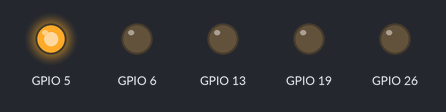
Bench run of a program on a simulated Raspberry Pi (BCM pin numbers). On the bench: output pins drawn as LEDs (lit = HIGH). At 6.3 s the program stops and its outputs stay as they are.

Above: at 0.12 s.
At 0.62 s:
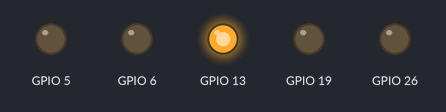
At 0.87 s:
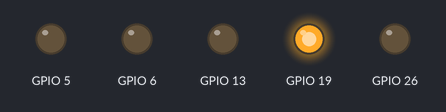
At 1.62 s:
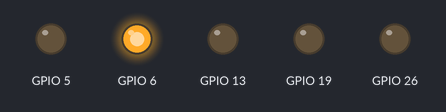
At 2.37 s:
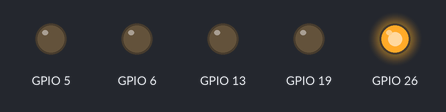
Timing chart, 0 to 3.0 s (numbered marks = the images above):
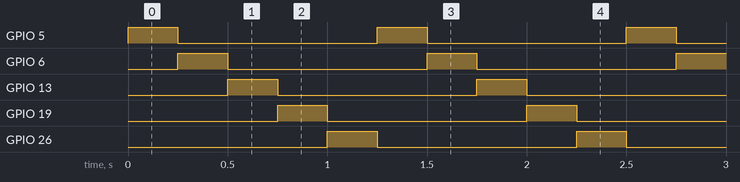

Measured:
- by itself, GPIO 5, GPIO 6, GPIO 13: alternates HIGH for 0.25 s and LOW for 1.0 s, 10 changes in all, then stays LOW
- by itself, GPIO 19, GPIO 26: alternates HIGH for 0.25 s and LOW for 1.0 s

The program:

leds.py
```python
import RPi.GPIO as GPIO
import time

GPIO.setmode(GPIO.BCM)

GPIO.setup(5, GPIO.OUT)
GPIO.setup(6, GPIO.OUT)
GPIO.setup(13, GPIO.OUT)
GPIO.setup(19, GPIO.OUT)
GPIO.setup(26, GPIO.OUT)

x = 0.25
times = 5
turn = 0

while (turn < times ):
    GPIO.output(5, GPIO.HIGH)

    time.sleep(x)

    GPIO.output(5, GPIO.LOW)
    GPIO.output(6, GPIO.HIGH)

    time.sleep(x)

    GPIO.output(6, GPIO.LOW)
    GPIO.output(13, GPIO.HIGH)

    time.sleep(x)

    GPIO.output(13, GPIO.LOW)
    GPIO.output(19, GPIO.HIGH)

    time.sleep(x)

    GPIO.output(19, GPIO.LOW)
    GPIO.output(26, GPIO.HIGH)

    time.sleep(x)

    GPIO.output(26, GPIO.LOW)
    turn = turn +1

GPIO.cleanup()
```
